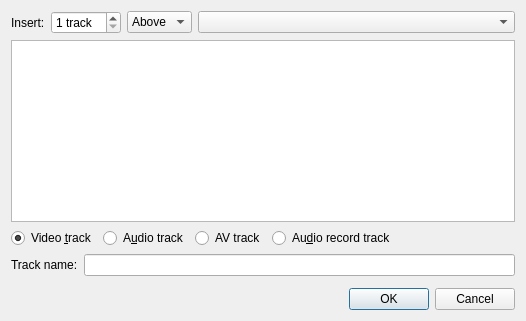
<?xml version="1.0" encoding="UTF-8"?>
<ui version="4.0">
 <author>
SPDX-FileCopyrightText: none
SPDX-License-Identifier: GPL-3.0-only OR LicenseRef-KDE-Accepted-GPL
 </author>
 <class>AddTrack_UI</class>
 <widget class="QDialog" name="AddTrack_UI">
  <property name="geometry">
   <rect>
    <x>0</x>
    <y>0</y>
    <width>526</width>
    <height>321</height>
   </rect>
  </property>
  <layout class="QGridLayout" name="gridLayout">
   <item row="0" column="3">
    <widget class="KComboBox" name="comboTracks"/>
   </item>
   <item row="1" column="0" colspan="4">
    <widget class="QListWidget" name="deleteTracks"/>
   </item>
   <item row="0" column="2">
    <widget class="KComboBox" name="before_select">
     <item>
      <property name="text">
       <string>Above</string>
      </property>
     </item>
     <item>
      <property name="text">
       <string>Under</string>
      </property>
     </item>
    </widget>
   </item>
   <item row="3" column="0" colspan="4">
    <layout class="QHBoxLayout" name="horizontalLayout_2">
     <item>
      <widget class="QLabel" name="name_label">
       <property name="text">
        <string>Track name:</string>
       </property>
      </widget>
     </item>
     <item>
      <widget class="QLineEdit" name="track_name"/>
     </item>
    </layout>
   </item>
   <item row="6" column="3">
    <widget class="QDialogButtonBox" name="buttonBox">
     <property name="orientation">
      <enum>Qt::Orientation::Horizontal</enum>
     </property>
     <property name="standardButtons">
      <set>QDialogButtonBox::StandardButton::Cancel|QDialogButtonBox::StandardButton::Ok</set>
     </property>
    </widget>
   </item>
   <item row="4" column="0" colspan="4">
    <widget class="KMessageWidget" name="clipWarningLabel">
     <property name="closeButtonVisible">
      <bool>false</bool>
     </property>
     <property name="messageType">
      <enum>KMessageWidget::MessageType::Warning</enum>
     </property>
    </widget>
   </item>
   <item row="0" column="1">
    <widget class="QSpinBox" name="tracks_count">
     <property name="suffix">
      <string> track</string>
     </property>
     <property name="minimum">
      <number>1</number>
     </property>
     <property name="value">
      <number>1</number>
     </property>
    </widget>
   </item>
   <item row="2" column="0" colspan="4">
    <layout class="QHBoxLayout" name="horizontalLayout">
     <item>
      <widget class="QRadioButton" name="video_track">
       <property name="text">
        <string>Video &amp;track</string>
       </property>
       <property name="checked">
        <bool>true</bool>
       </property>
      </widget>
     </item>
     <item>
      <widget class="QRadioButton" name="audio_track">
       <property name="text">
        <string>A&amp;udio track</string>
       </property>
      </widget>
     </item>
     <item>
      <widget class="QRadioButton" name="av_track">
       <property name="text">
        <string>AV track</string>
       </property>
      </widget>
     </item>
     <item>
      <widget class="QRadioButton" name="arec_track">
       <property name="text">
        <string>Au&amp;dio record track</string>
       </property>
      </widget>
     </item>
     <item>
      <spacer name="horizontalSpacer">
       <property name="orientation">
        <enum>Qt::Orientation::Horizontal</enum>
       </property>
       <property name="sizeHint" stdset="0">
        <size>
         <width>40</width>
         <height>20</height>
        </size>
       </property>
      </spacer>
     </item>
    </layout>
   </item>
   <item row="0" column="0">
    <widget class="QLabel" name="label">
     <property name="text">
      <string>Insert:</string>
     </property>
    </widget>
   </item>
   <item row="5" column="3">
    <spacer name="verticalSpacer">
     <property name="orientation">
      <enum>Qt::Orientation::Vertical</enum>
     </property>
     <property name="sizeHint" stdset="0">
      <size>
       <width>20</width>
       <height>10</height>
      </size>
     </property>
    </spacer>
   </item>
  </layout>
 </widget>
 <customwidgets>
  <customwidget>
   <class>KComboBox</class>
   <extends>QComboBox</extends>
   <header>kcombobox.h</header>
  </customwidget>
  <customwidget>
   <class>KMessageWidget</class>
   <extends>QFrame</extends>
   <header>kmessagewidget.h</header>
  </customwidget>
 </customwidgets>
 <resources/>
 <connections>
  <connection>
   <sender>buttonBox</sender>
   <signal>accepted()</signal>
   <receiver>AddTrack_UI</receiver>
   <slot>accept()</slot>
   <hints>
    <hint type="sourcelabel">
     <x>248</x>
     <y>254</y>
    </hint>
    <hint type="destinationlabel">
     <x>157</x>
     <y>274</y>
    </hint>
   </hints>
  </connection>
  <connection>
   <sender>buttonBox</sender>
   <signal>rejected()</signal>
   <receiver>AddTrack_UI</receiver>
   <slot>reject()</slot>
   <hints>
    <hint type="sourcelabel">
     <x>316</x>
     <y>260</y>
    </hint>
    <hint type="destinationlabel">
     <x>286</x>
     <y>274</y>
    </hint>
   </hints>
  </connection>
 </connections>
</ui>
